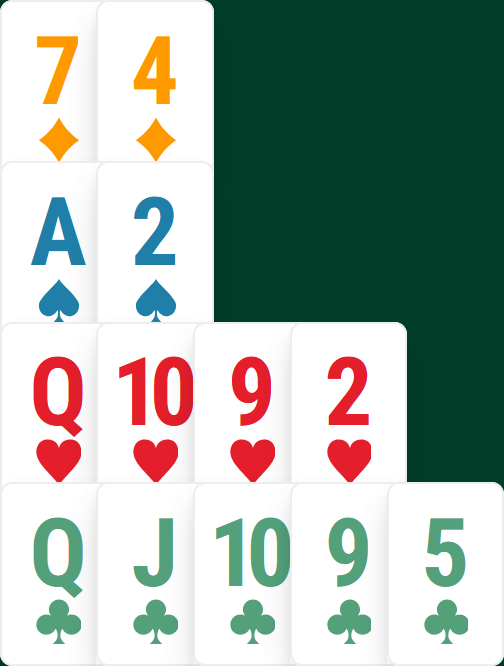
#> input picture hand-ocr/_leftgrid.png, 504 x 666 px
$ python -i meta.py   (imports and definitions only)
#> lines starting #> are read from the running program, lines starting #| are printed output that depends on the picture; after the words box and inside, x2 and y2 are one past the last pixel; in counts of white or black regions, pixels touching at a corner belong together
"""Read board-number metadata from a RealBridge *replay* info box.

The replay layout carries a small pale-yellow info panel top-left whose first
line reads ``Bd <n>, Dlr <seat>``. Only the board NUMBER is OCR'd here, reusing
the very same rank atlas the hands use; dealer and vulnerability then follow
deterministically from the board number (standard duplicate rotation, see
`model.dealer_for_board` / `model.vul_for_board`), so no fragile letter- or
colour-recognition is needed.

Trick that makes a rank-only atlas enough: the atlas has no letters, so ``B``,
``d``, ``D``, ``l``, ``r``, ``N`` are *forced* onto their nearest rank template
and score poorly (<0.75 here), while a true digit -- same rendering as the atlas
exemplars -- scores ~1.0. Keeping only high-confidence digit matches leaves
exactly the board number.

Best-effort: every helper returns None / empty on any surprise, and the caller
falls back to ``first="N"`` with no metadata tags. Vision imported lazily so the
model spine stays dependency-free.
"""

from __future__ import annotations

from typing import Any

# a real digit (same render as the atlas) scores ~1.0; a forced letter <=0.75.
_DIGIT_CONF = 0.9
# info-box glyph component filters (mirrors rows.py's row segmentation)
_MIN_AREA, _MIN_H = 10, 6
# contract-line recognition thresholds (see read_contract)
_SUIT_CONF = 0.8  # strain glyph vs the live suit atlas (perfect-render ~0.99)
_SEAT_CONF = 0.5  # declarer glyph vs the live seat atlas (cross-scale ~0.8)
_LEVEL_CONF = 0.85  # contract level digit
_SUITS = "SHDC"  # positional order of a hand's four suit rows


def _yellow_mask(img_bgr: Any) -> Any:
    """Binary mask of the pale-yellow info/auction panels.

    Pale yellow is bright with R>=G and B well below both; this deliberately
    excludes the lime-green hand cells (which are also bright and low-blue but
    have G noticeably above R), so the panel does not merge with the baize."""
    import cv2
    import numpy as np

    b, g, r = cv2.split(img_bgr.astype(np.int16))
    m = (r > 200) & (g > 190) & (r - g > -10) & (r - g < 40) & (b < r - 45) & (b < g - 45)
    return (m.astype(np.uint8)) * 255


def _info_box(img_bgr: Any) -> tuple[int, int, int, int] | None:
    """Bounding box of the info panel: the largest yellow blob whose centre lies
    in the top-left quadrant (the auction table is yellow too but bottom-right)."""
    import cv2

    h, w = img_bgr.shape[:2]
    contours, _ = cv2.findContours(_yellow_mask(img_bgr), cv2.RETR_EXTERNAL, cv2.CHAIN_APPROX_SIMPLE)
    best: tuple[int, tuple[int, int, int, int]] | None = None
    for c in contours:
        x, y, bw, bh = cv2.boundingRect(c)
        cx, cy = x + bw / 2, y + bh / 2
        if cx < 0.5 * w and cy < 0.5 * h and bw * bh > 0.005 * w * h:
            area = bw * bh
            if best is None or area > best[0]:
                best = (area, (x, y, bw, bh))
    return None if best is None else best[1]


# [17 lines left out: function _line_bands, not called in this run]


def _info_binary(img_bgr: Any) -> tuple[Any, list[tuple[int, int]]] | None:
    """Threshold-inverted crop of the info panel (ink=255) plus its line bands,
    or None if there is no info box. Shared by the board- and contract-readers."""
    import cv2

    box = _info_box(img_bgr)
    if box is None:
        return None
    x, y, bw, bh = box
    gray = cv2.cvtColor(img_bgr[y : y + bh, x : x + bw], cv2.COLOR_BGR2GRAY)
    _, binimg = cv2.threshold(gray, 0, 255, cv2.THRESH_BINARY_INV + cv2.THRESH_OTSU)
    return binimg, _line_bands(binimg)


# [201 lines left out: functions _line_comps, read_board_number, _cluster_rows_y, _harvest_suit_atlas, _bottom_right_box, _harvest_seat_atlas and 1 more, not called in this run]

>>> import cv2
>>> picture = cv2.imread('../_leftgrid.png')
#> picture is the input picture: shape (666, 504, 3); mean B, G, R 164.8, 174, 158.6
>>> result = _info_binary(picture)
#> in _yellow_mask, `b, g, r = cv2.split(img_bgr.astype(np.int16))`:
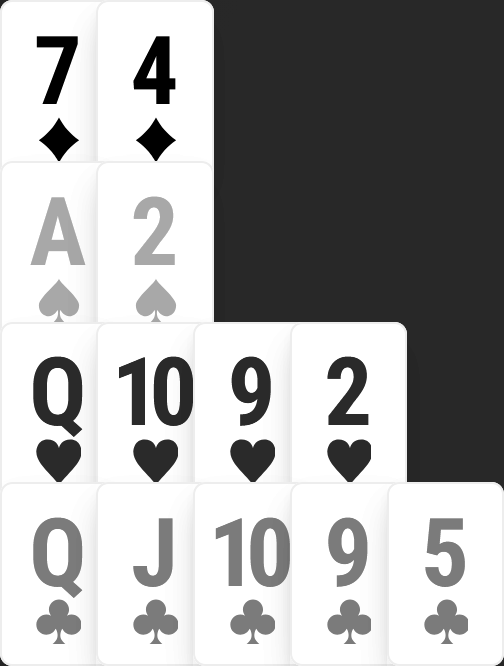
#> b: shape (666, 504) int16; min 0, max 255, mean 164.8
#> in _yellow_mask, `b, g, r = cv2.split(img_bgr.astype(np.int16))`:
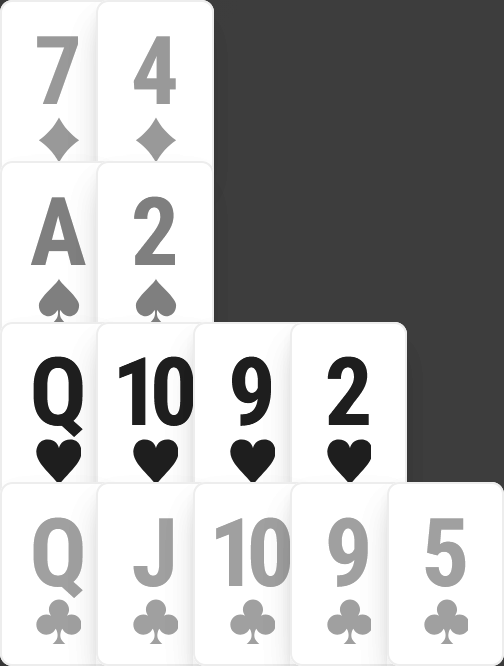
#> g: shape (666, 504) int16; min 28, max 255, mean 174
#> in _yellow_mask, `b, g, r = cv2.split(img_bgr.astype(np.int16))`:
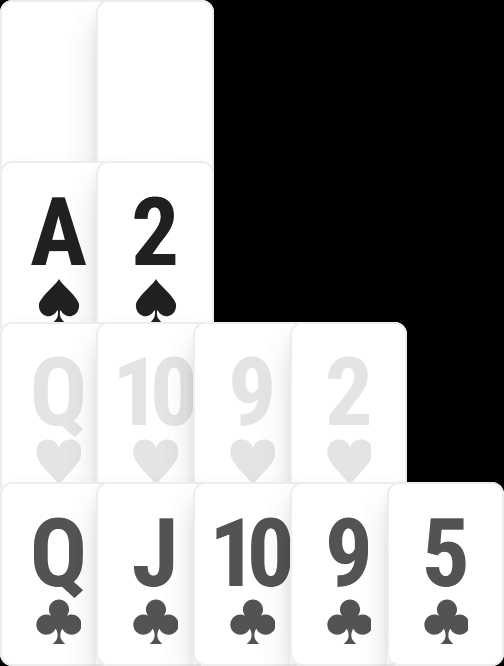
#> r: shape (666, 504) int16; min 0, max 255, mean 158.6
#> in _yellow_mask, `m = (r > 200) & (g > 190) & (r - g > -10) & (r - g < 40) & (b < r - 45..`:
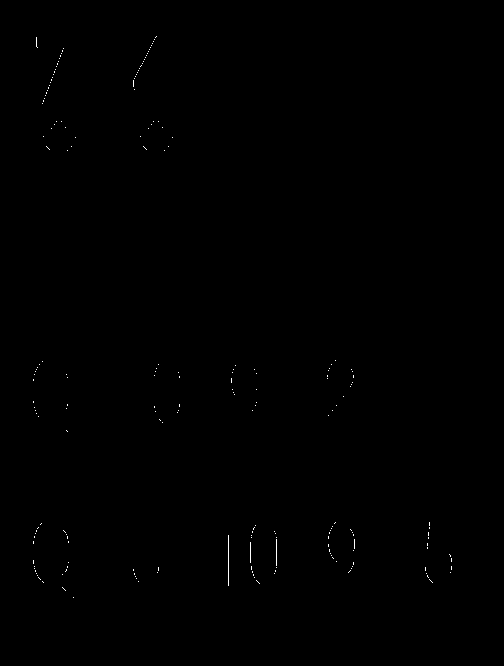
#> m: shape (666, 504) bool; 0.13% white in thin lines or dots, all inside (x1, y1, x2, y2) = (33, 36, 452, 598)
#> in _info_box, `contours, _ = cv2.findContours(_yellow_mask(img_bgr), cv2.RETR_EXTERNA..`: contours = 210 contours, all with area under 20
#> the loop in _info_box, `for c in contours:` made 210 passes
#> (c, x, y, bw, bh, cx, cy) on passes 2, 4, 5: ([[62, 587], [65, 590]], 62, 587, 4, 4, 64, 589), ([[42, 581], [43, 582]], 42, 581, 2, 2, 43, 582), ([[256, 580], [259, 583]], 256, 580, 4, 4, 258, 582)

$ run again, on hand-ocr/_wjfull.png
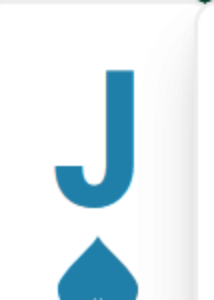
#> input picture hand-ocr/_wjfull.png, 214 x 300 px
#> picture is the input picture: shape (300, 214, 3); mean B, G, R 241.5, 236.3, 224.2
#> in _yellow_mask, `b, g, r = cv2.split(img_bgr.astype(np.int16))`:
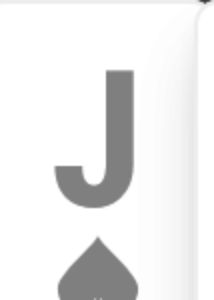
#> g: shape (300, 214) int16; min 61, max 255, mean 236.3
#> in _yellow_mask, `b, g, r = cv2.split(img_bgr.astype(np.int16))`:
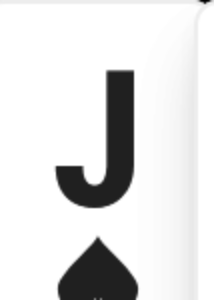
#> r: shape (300, 214) int16; min 0, max 255, mean 224.2
#> m: shape (300, 214) bool; every value is 0
#> contours = []
